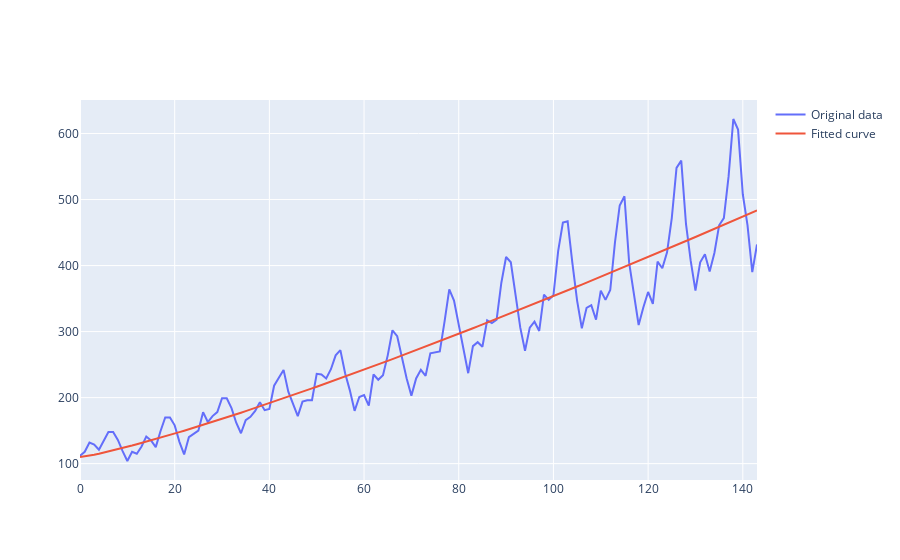

Notebook source saved alongside this figure:
### Markdown cell above
# Power transform

### Code cell
from scipy.optimize import curve_fit

def func(x,p,a):
    return x**p+a

x = [i for i in range(len(df))]

popt, _ = curve_fit(func,x,  df['Passengers'])
p = popt[0]
a = popt[1]
print(p,a)
y_hat = func(x,p,a)

trace1 = Scatter(x=x,y=df['Passengers'], name = 'Original data')
trace2 = Scatter(x=x,y=y_hat, name = 'Fitted curve')

iplot(Figure(data=[trace1,trace2]))

### Figure 1 — Plotly figure (JSON) as saved in the notebook; plotly's stock layout.template omitted (floating-point values rounded to 4 significant figures; data arrays with more than 128 entries replaced by an {"elided": "..."} marker saying what was removed)
{"data": [{"name": "Original data", "type": "scatter", "x": {"elided": "144 int values"}, "y": {"elided": "144 int values"}}, {"name": "Fitted curve", "type": "scatter", "x": {"elided": "144 int values"}, "y": {"elided": "144 float values"}}], "layout": {}}
